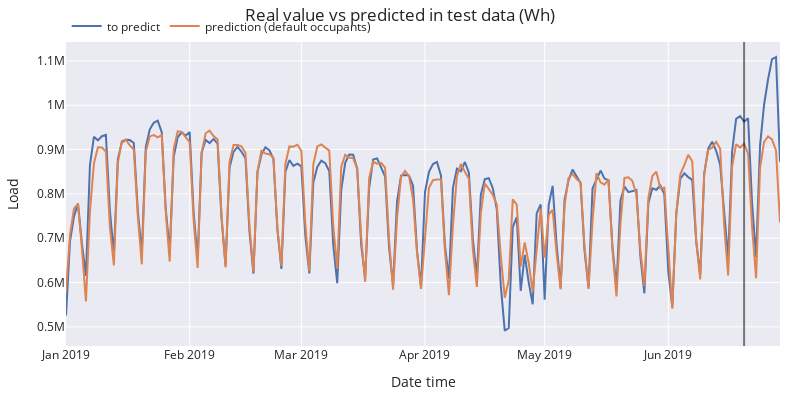

Write notebook code for a chart like this one.
### Code cell
# plot the results
fig = go.Figure()
trace1 = go.Scatter(x=data_test.index[:steps], y=data_test['Load'].values[:steps], name="to predict", mode="lines")
trace2 = go.Scatter(x=pred.index, y=pred, name="prediction (default occupants)", mode="lines")

fig.add_trace(trace1)
fig.add_trace(trace2)

# Add vertical line
fig.add_shape(
    type="line",
    x0=data_test.index[170],
    y0=0,
    x1=data_test.index[170],
    y1=1,
    xref='x',
    yref='paper',
    line=dict(color="black", width=2)
)

fig.update_layout(
    title="Real value vs predicted in test data (Wh)",
    xaxis_title="Date time",
    yaxis_title="Load",
    width=800,
    height=400,
    margin=dict(l=20, r=20, t=35, b=20),
    legend=dict(
        orientation="h",
        yanchor="top",
        y=1.1,
        xanchor="left",
        x=0.001
    )
)
fig.show()

### Figure 1 — Plotly figure (JSON) as saved in the notebook; plotly's stock layout.template omitted (floating-point values rounded to 4 significant figures; data arrays with more than 128 entries replaced by an {"elided": "..."} marker saying what was removed)
{"data": [{"mode": "lines", "name": "to predict", "type": "scatter", "x": {"elided": "180 str values"}, "y": {"elided": "180 float values"}}, {"mode": "lines", "name": "prediction (default occupants)", "type": "scatter", "x": {"elided": "180 str values"}, "y": {"elided": "180 float values"}}], "layout": {"height": 400, "legend": {"orientation": "h", "x": 0.001, "xanchor": "left", "y": 1.1, "yanchor": "top"}, "margin": {"b": 20, "l": 20, "r": 20, "t": 35}, "shapes": [{"line": {"color": "black", "width": 2}, "type": "line", "x0": "2019-06-20T00:00:00", "x1": "2019-06-20T00:00:00", "xref": "x", "y0": 0, "y1": 1, "yref": "paper"}], "title": {"text": "Real value vs predicted in test data (Wh)"}, "width": 800, "xaxis": {"title": {"text": "Date time"}}, "yaxis": {"title": {"text": "Load"}}}}
